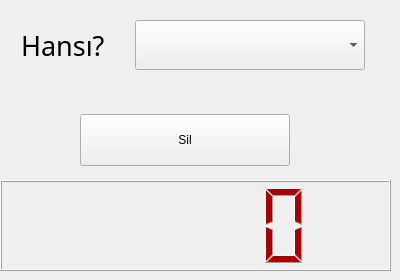
   <widget class="QWidget" name="RemoveDebit">
    <attribute name="title">
     <string>ÖdəməSil</string>
    </attribute>
    <widget class="QWidget" name="verticalLayoutWidget_11">
     <property name="geometry">
      <rect>
       <x>0</x>
       <y>100</y>
       <width>391</width>
       <height>80</height>
      </rect>
     </property>
     <layout class="QVBoxLayout" name="verticalLayout_11">
      <property name="leftMargin">
       <number>80</number>
      </property>
      <item>
       <widget class="QPushButton" name="RemoveDebitButton">
        <property name="sizePolicy">
         <sizepolicy hsizetype="Maximum" vsizetype="Maximum">
          <horstretch>0</horstretch>
          <verstretch>0</verstretch>
         </sizepolicy>
        </property>
        <property name="minimumSize">
         <size>
          <width>210</width>
          <height>52</height>
         </size>
        </property>
        <property name="palette">
         <palette>
          <active>
           <colorrole role="Button">
            <brush brushstyle="SolidPattern">
             <color alpha="255">
              <red>6</red>
              <green>50</green>
              <blue>25</blue>
             </color>
            </brush>
           </colorrole>
          </active>
          <inactive/>
          <disabled/>
         </palette>
        </property>
        <property name="cursor">
         <cursorShape>PointingHandCursor</cursorShape>
        </property>
        <property name="text">
         <string>Sil</string>
        </property>
       </widget>
      </item>
     </layout>
    </widget>
    <widget class="QWidget" name="formLayoutWidget">
     <property name="geometry">
      <rect>
       <x>0</x>
       <y>0</y>
       <width>391</width>
       <height>101</height>
      </rect>
     </property>
     <layout class="QFormLayout" name="formLayout_5">
      <property name="horizontalSpacing">
       <number>30</number>
      </property>
      <property name="topMargin">
       <number>20</number>
      </property>
      <item row="0" column="0">
       <widget class="QLabel" name="label_2">
        <property name="sizePolicy">
         <sizepolicy hsizetype="Minimum" vsizetype="Minimum">
          <horstretch>0</horstretch>
          <verstretch>0</verstretch>
         </sizepolicy>
        </property>
        <property name="minimumSize">
         <size>
          <width>100</width>
          <height>50</height>
         </size>
        </property>
        <property name="font">
         <font>
          <family>Poor Richard</family>
          <pointsize>20</pointsize>
          <italic>false</italic>
         </font>
        </property>
        <property name="text">
         <string>   Hansı?</string>
        </property>
       </widget>
      </item>
      <item row="0" column="1">
       <widget class="QComboBox" name="ListOfDebits">
        <property name="sizePolicy">
         <sizepolicy hsizetype="Maximum" vsizetype="Minimum">
          <horstretch>0</horstretch>
          <verstretch>0</verstretch>
         </sizepolicy>
        </property>
        <property name="minimumSize">
         <size>
          <width>230</width>
          <height>40</height>
         </size>
        </property>
        <property name="cursor">
         <cursorShape>PointingHandCursor</cursorShape>
        </property>
       </widget>
      </item>
     </layout>
    </widget>
    <widget class="QWidget" name="verticalLayoutWidget_12">
     <property name="geometry">
      <rect>
       <x>0</x>
       <y>180</y>
       <width>391</width>
       <height>91</height>
      </rect>
     </property>
     <layout class="QVBoxLayout" name="verticalLayout_12">
      <item>
       <widget class="QLCDNumber" name="TotalDebit">
        <property name="palette">
         <palette>
          <active>
           <colorrole role="WindowText">
            <brush brushstyle="SolidPattern">
             <color alpha="255">
              <red>170</red>
              <green>0</green>
              <blue>0</blue>
             </color>
            </brush>
           </colorrole>
          </active>
          <inactive>
           <colorrole role="WindowText">
            <brush brushstyle="SolidPattern">
             <color alpha="255">
              <red>170</red>
              <green>0</green>
              <blue>0</blue>
             </color>
            </brush>
           </colorrole>
          </inactive>
          <disabled/>
         </palette>
        </property>
       </widget>
      </item>
     </layout>
    </widget>
   </widget>
